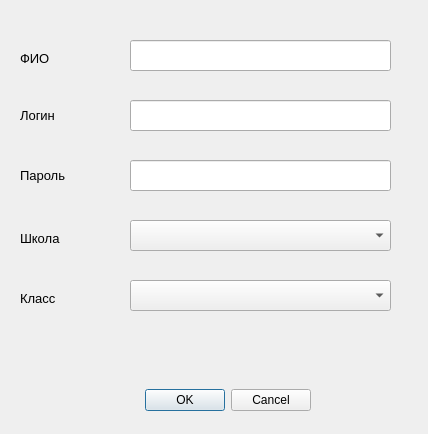
<?xml version="1.0" encoding="UTF-8"?>
<ui version="4.0">
 <class>Dialog</class>
 <widget class="QDialog" name="Dialog">
  <property name="geometry">
   <rect>
    <x>0</x>
    <y>0</y>
    <width>428</width>
    <height>434</height>
   </rect>
  </property>
  <property name="windowTitle">
   <string>Dialog</string>
  </property>
  <widget class="QDialogButtonBox" name="buttonBox">
   <property name="geometry">
    <rect>
     <x>-10</x>
     <y>380</y>
     <width>321</width>
     <height>41</height>
    </rect>
   </property>
   <property name="font">
    <font>
     <pointsize>9</pointsize>
    </font>
   </property>
   <property name="orientation">
    <enum>Qt::Horizontal</enum>
   </property>
   <property name="standardButtons">
    <set>QDialogButtonBox::Cancel|QDialogButtonBox::Ok</set>
   </property>
  </widget>
  <widget class="QLabel" name="label">
   <property name="geometry">
    <rect>
     <x>20</x>
     <y>50</y>
     <width>55</width>
     <height>16</height>
    </rect>
   </property>
   <property name="font">
    <font>
     <pointsize>10</pointsize>
    </font>
   </property>
   <property name="text">
    <string>ФИО</string>
   </property>
  </widget>
  <widget class="QLabel" name="label_2">
   <property name="geometry">
    <rect>
     <x>20</x>
     <y>105</y>
     <width>55</width>
     <height>21</height>
    </rect>
   </property>
   <property name="font">
    <font>
     <pointsize>10</pointsize>
    </font>
   </property>
   <property name="text">
    <string>Логин</string>
   </property>
  </widget>
  <widget class="QLabel" name="label_3">
   <property name="geometry">
    <rect>
     <x>20</x>
     <y>160</y>
     <width>55</width>
     <height>31</height>
    </rect>
   </property>
   <property name="font">
    <font>
     <pointsize>10</pointsize>
    </font>
   </property>
   <property name="text">
    <string>Пароль</string>
   </property>
  </widget>
  <widget class="QLineEdit" name="name_user">
   <property name="geometry">
    <rect>
     <x>130</x>
     <y>40</y>
     <width>261</width>
     <height>31</height>
    </rect>
   </property>
   <property name="text">
    <string/>
   </property>
  </widget>
  <widget class="QLineEdit" name="login">
   <property name="geometry">
    <rect>
     <x>130</x>
     <y>100</y>
     <width>261</width>
     <height>31</height>
    </rect>
   </property>
  </widget>
  <widget class="QLineEdit" name="password">
   <property name="geometry">
    <rect>
     <x>130</x>
     <y>160</y>
     <width>261</width>
     <height>31</height>
    </rect>
   </property>
  </widget>
  <widget class="QLabel" name="label_4">
   <property name="geometry">
    <rect>
     <x>20</x>
     <y>230</y>
     <width>55</width>
     <height>16</height>
    </rect>
   </property>
   <property name="font">
    <font>
     <pointsize>10</pointsize>
    </font>
   </property>
   <property name="text">
    <string>Школа</string>
   </property>
  </widget>
  <widget class="QLabel" name="label_5">
   <property name="geometry">
    <rect>
     <x>20</x>
     <y>290</y>
     <width>55</width>
     <height>16</height>
    </rect>
   </property>
   <property name="font">
    <font>
     <pointsize>10</pointsize>
    </font>
   </property>
   <property name="text">
    <string>Класс</string>
   </property>
  </widget>
  <widget class="QComboBox" name="school">
   <property name="geometry">
    <rect>
     <x>130</x>
     <y>220</y>
     <width>261</width>
     <height>31</height>
    </rect>
   </property>
   <property name="font">
    <font>
     <pointsize>10</pointsize>
    </font>
   </property>
  </widget>
  <widget class="QComboBox" name="num_class">
   <property name="geometry">
    <rect>
     <x>130</x>
     <y>280</y>
     <width>261</width>
     <height>31</height>
    </rect>
   </property>
   <property name="font">
    <font>
     <pointsize>10</pointsize>
    </font>
   </property>
  </widget>
 </widget>
 <resources/>
 <connections>
  <connection>
   <sender>buttonBox</sender>
   <signal>accepted()</signal>
   <receiver>Dialog</receiver>
   <slot>accept()</slot>
   <hints>
    <hint type="sourcelabel">
     <x>248</x>
     <y>254</y>
    </hint>
    <hint type="destinationlabel">
     <x>157</x>
     <y>274</y>
    </hint>
   </hints>
  </connection>
  <connection>
   <sender>buttonBox</sender>
   <signal>rejected()</signal>
   <receiver>Dialog</receiver>
   <slot>reject()</slot>
   <hints>
    <hint type="sourcelabel">
     <x>316</x>
     <y>260</y>
    </hint>
    <hint type="destinationlabel">
     <x>286</x>
     <y>274</y>
    </hint>
   </hints>
  </connection>
 </connections>
</ui>
